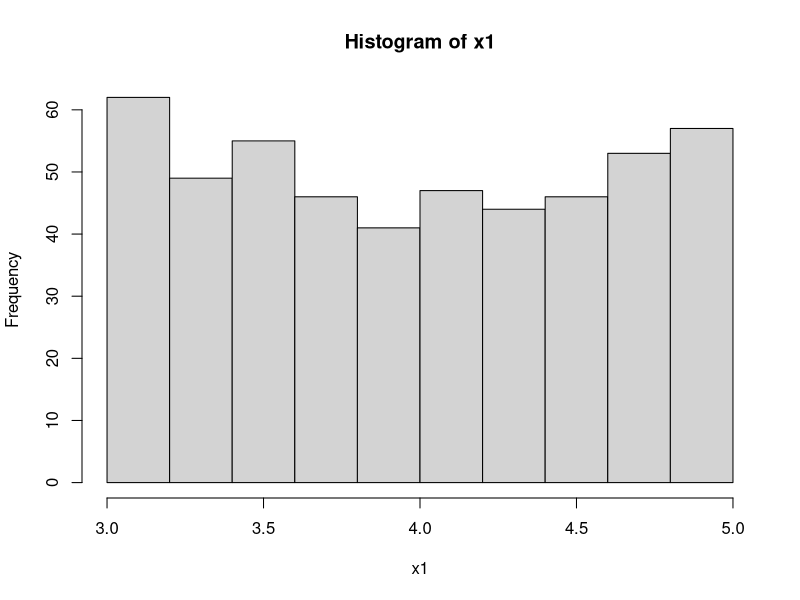
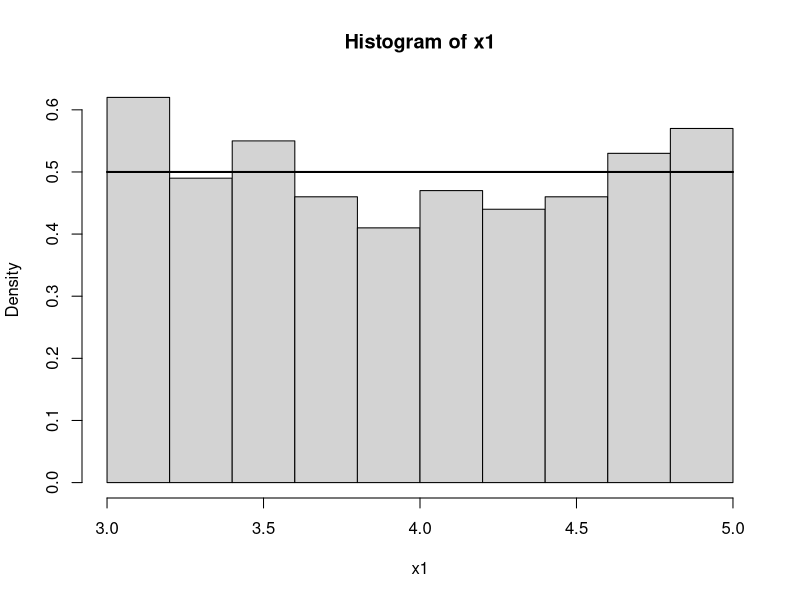
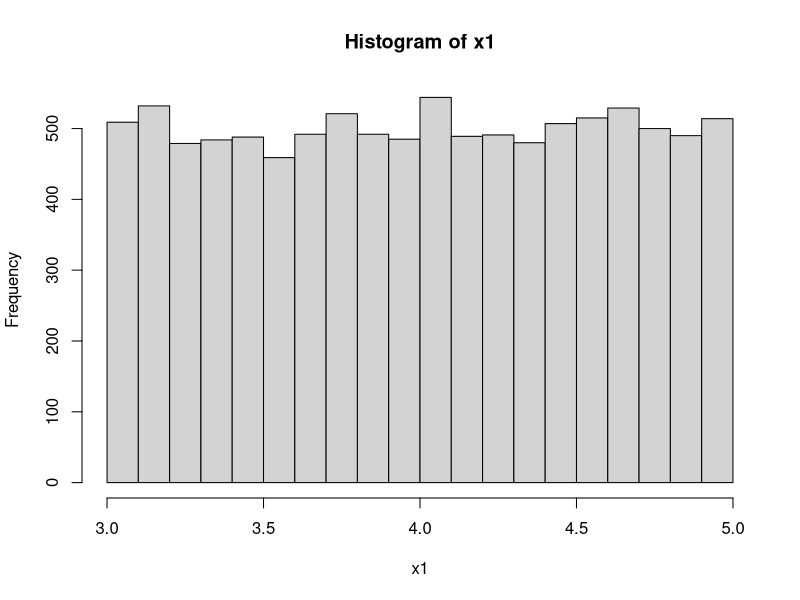
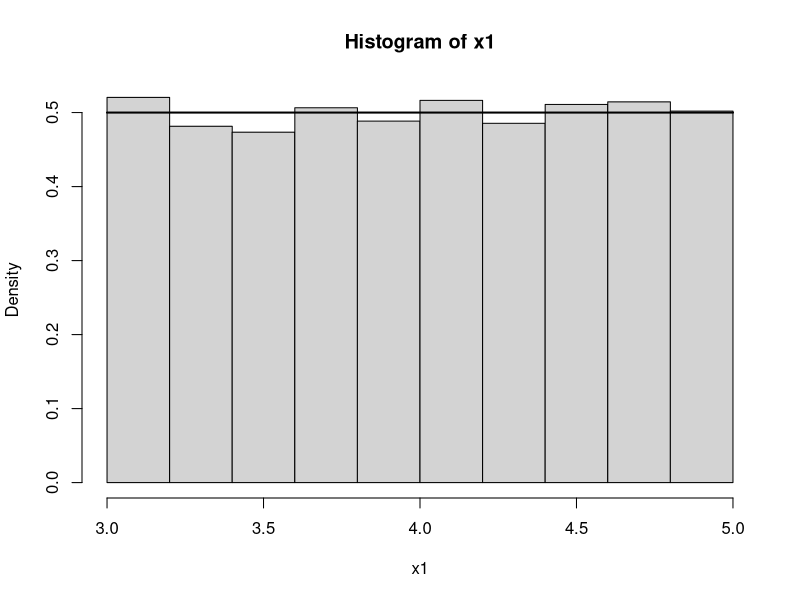

These charts were generated, in order, by the following R code:
#Генерирайте 500 случайни числа от равномерно разпределение в интервала
#(3, 5). Начертайте хистограма на генерираните числа и на същата картинка 
#добавете графика на плътността на случайна величина 𝑋 ∼ U(3, 5). Повторете същото с 5000 случайни
#числа.
x1 <- runif(500,3,5)# генерира вектор  
hist(x1)
hist(x1,probability = T) #оста y се нарича density
curve(dunif(x,3,5),from=3,to=5,add=T,lwd=2)#x e kato nov parametyr ,iskame grafikata ot 3 do 5,add=true za syshtesvuvashta grafika predi tova

#ili
x1 <- runif(10000,3,5)
hist(x1)
hist(x1,probability = T,breaks=seq(3,5,0.2)) 
curve(dunif(x,3,5),from=3,to=5,add=T,lwd=2)
